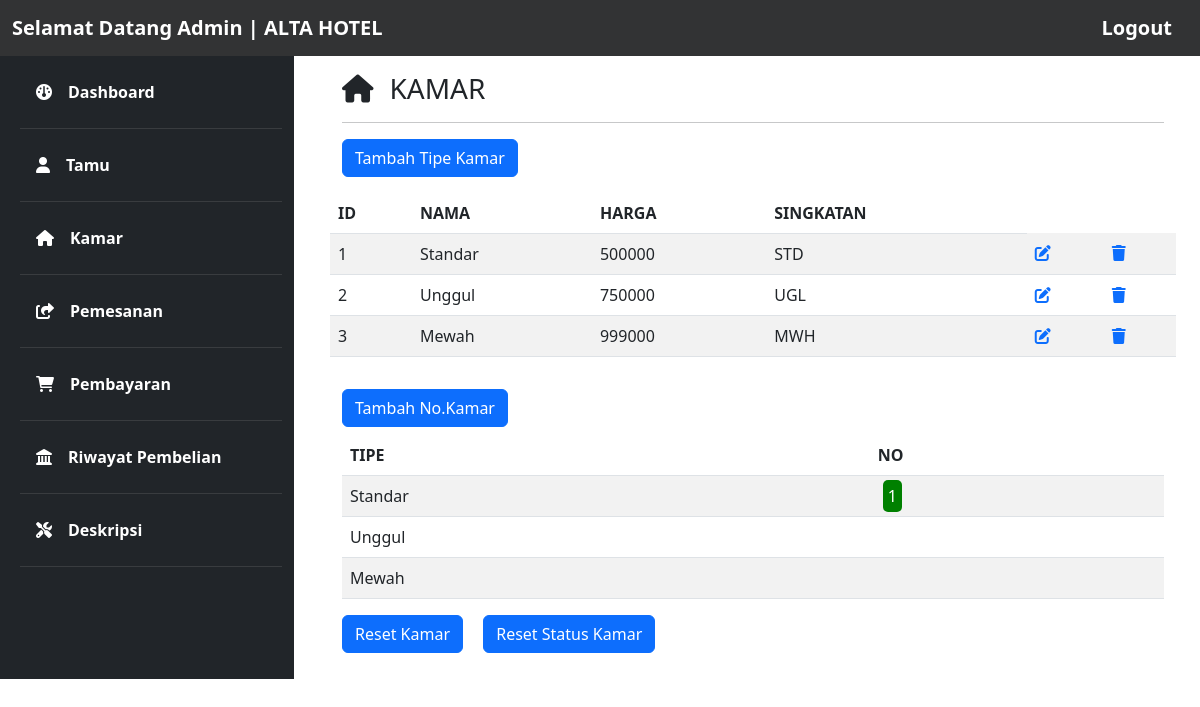
Page /kamar.php on the committed database.
### tables this page shows
CREATE TABLE `tipe_kamar` (
  `id` int(11) NOT NULL,
  `tipe` varchar(40) NOT NULL,
  `singkatan` varchar(10) NOT NULL,
  `harga` int(7) NOT NULL,
  `gambar` varchar(30) DEFAULT NULL,
  `desk` varchar(500) NOT NULL
);

CREATE TABLE `kamar` (
  `id` int(11) NOT NULL,
  `tipe` varchar(40) NOT NULL,
  `status` enum('TRUE','FALSE','ORDER') DEFAULT NULL,
  `status_bayar` enum('SELESAI','BARU') DEFAULT NULL
);

### function.php (called while the page is built, shortened)
<?php
$database = mysqli_connect("localhost","root","","karyaa");
function Ambil($query){
	global $database;
	$raw = mysqli_query($database,$query);
	$final = [];
	foreach ($raw as $row) {
		$final[] = $row;
	}
	return $final;
}
 ?>

### kamar.php (the view, shortened to what this page needs)
<?php
include "function.php";
$tipe_kamar = Ambil("SELECT * FROM tipe_kamar");
$kamar = Ambil("SELECT * FROM kamar");
$no = 1;
?>
<!doctype html>
<html lang="en">
  <head>
    <link href="https://cdn.jsdelivr.net/npm/bootstrap@5.2.0/dist/css/bootstrap.min.css" rel="stylesheet">
    <link rel="stylesheet" href="home.css">
    <link rel="stylesheet" href="fontasome/css/all.css">
  </head>
  <body>
    <nav class="navbar navbar-expand-lg fixed-top">
        <div class="container-fluid">
          <a class="navbar-brand fw-bold text-white" href="#">Selamat Datang Admin | ALTA HOTEL</a>
          <a class="navbar-brand fw-bold text-white" href="home.php">Logout</a>
        </div>
    </nav>
    <div class="row no-gutters mt-5">
      <div class="col-md-3 pt-4 ps-3 bg-dark pb-5">
        <ul class="nav flex-column ms-3 mb-5">
          <li class="nav-item">
            <a class="nav-link active text-white hov fw-bold" href="dashboard.php"><i class="fa-solid fa-gauge me-3"></i>Dashboard</a>
            <hr class="hr">
          </li>
          <li class="nav-item">
            <a class="nav-link text-white hov fw-bold" href="tamu.php"><i class="fa-solid fa-user me-3"></i>Tamu</a>
            <hr class="hr">
          </li>
          <li class="nav-item">
            <a class="nav-link text-white hov fw-bold" href="kamar.php"><i class="fa-solid fa-house me-3"></i>Kamar</a>
            <hr class="hr">
          </li>
          <li class="nav-item">
            <a class="nav-link text-white hov fw-bold" href="pesanan.php"><i class="fa-solid fa-share-from-square me-3"></i>Pemesanan</a>
            <hr class="hr">
          </li>
          <li class="nav-item">
            <a class="nav-link text-white hov fw-bold" href="pembayarann.php"><i class="fa-solid fa-cart-shopping me-3"></i>Pembayaran</a>
            <hr class="hr">
          </li>
          <li class="nav-item">
            <a class="nav-link text-white hov fw-bold" href="riwayat.php"><i class="fa-solid fa-landmark me-3"></i>Riwayat Pembelian</a>
            <hr class="hr">
          </li>
          <li class="nav-item">
            <a class="nav-link text-white hov fw-bold" href="deskripsi.php"><i class="fa-solid fa-screwdriver-wrench me-3"></i>Deskripsi</a>
            <hr class="hr">
          </li>
        </ul>
      </div>
      <div class="col-md-9 pt-4 px-5">
        <h3><i class="fa-solid fa-house me-3"></i>KAMAR</h3><hr>
        <button class="btn btn-primary mb-3" data-bs-toggle="modal" data-bs-target="#tambahkamar">Tambah Tipe Kamar</button>
        <div class="row text-dark">
          <table class="table table-striped table-hover">
            <thead>
              <tr>
                <th scope="col">ID</th>
                <th scope="col">NAMA</th>
                <th scope="col">HARGA</th>
                <th scope="col">SINGKATAN</th>
              </tr>
            </thead>
            <tbody>
            <?php foreach($tipe_kamar as $keys): ?>
              <tr>
                <td><?php echo $no++; ?></td>
                <td><?php echo $keys['tipe']?></td>
                <td><?php echo $keys['harga']?></td>
                <td><?php echo $keys['singkatan']?></td>
                <td><a href="hal_edit2.php?id=<?php echo $keys['id'];?>"><i class="fa-solid fa-pen-to-square"></i></a></td>
                <td><a href="function.php?hapus_tipe=<?php echo $keys['id']; ?>"><i class="fa-solid fa-trash "></i></a></td>
              </tr>
            <?php endforeach; ?>
            </tbody>
          </table>
        </div>
        <button class="btn btn-primary mb-2 mt-3" data-bs-toggle="modal" data-bs-target="#tambahnokamar">Tambah No.Kamar</button>
        <table class="table table-striped table-hover">
          <thead>
            <tr>
              <th scope="col">TIPE</th>
              <th scope="col">NO</th>
            </tr>
          </thead>
          <tbody>
            <?php foreach($tipe_kamar as $akmal):?>
            <tr>
              <td><?php echo $akmal['tipe'];?></td>
              <td>
              <?php foreach($kamar as $keys){
                if($keys['tipe']==$akmal['tipe'] && $keys['status']=='FALSE'){
                 $id = $keys['id'];
                  echo '<span style="text-align:center;background:GREEN; border-radius:5px; color:white;  margin-left:5px; padding:5px;"> ' . $id.  '</span>';
                }elseif($keys['tipe']==$akmal['tipe'] && $keys['status']=='TRUE'){
                  $id = $keys['id'];
                  echo '<span style="text-align:center; background:RED;  border-radius:5px; color:white; margin-left:5px; padding:5px;"> ' . $id.  '</span>';
                }elseif($keys['tipe']==$akmal['tipe'] && $keys['status']=='ORDER'){
                  $id = $keys['id'];
                  echo '<span style="text-align:center; background:ORANGE;  border-radius:5px; color:white; margin-left:5px; padding:5px;"> ' . $id.  '</span>';
                }
              }?>
              </td>
            </tr>
            <?php endforeach;?>
          </tbody>
        </table>
        <button class="btn btn-primary me-3 " data-bs-toggle="modal" data-bs-target="#resetkamar">Reset Kamar</button>
        <button class="btn btn-primary" data-bs-toggle="modal" data-bs-target="#resetstatuskamar">Reset Status Kamar</button>
      </div>
    </div>
  </body>
</html>

### home.css (style rules this page uses)
.navbar { background-color: #323334; color: white; }
.hr { color: grey; }

### rows in the picture
tipe_kamar: tipe "Standar", harga "500000", singkatan "STD"
tipe_kamar: tipe "Unggul", harga "750000", singkatan "UGL"
tipe_kamar: tipe "Mewah", harga "999000", singkatan "MWH"
kamar: id "1"
